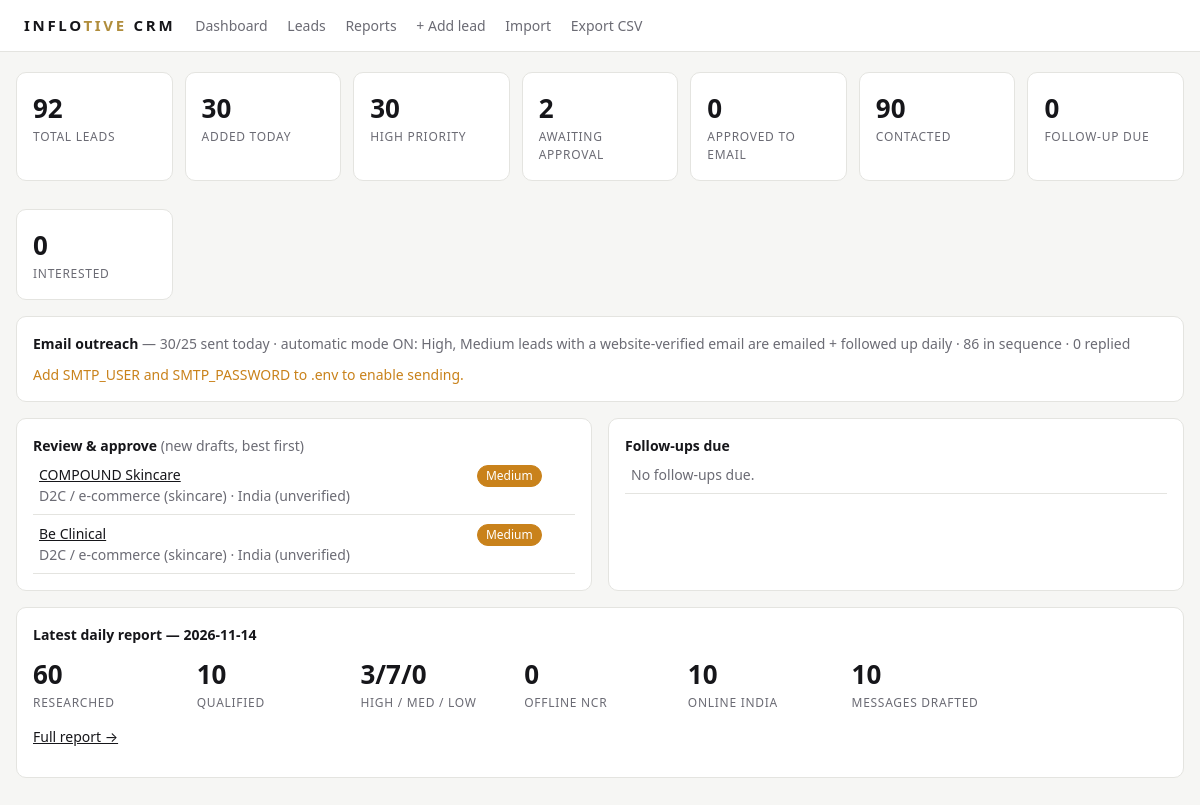
The page / on the database its author committed.
### tables this page shows
CREATE TABLE leads (
    id INTEGER PRIMARY KEY AUTOINCREMENT,
    lead_code TEXT UNIQUE,
    company_name TEXT NOT NULL,
    industry TEXT,
    city TEXT,
    opportunity_type TEXT,          -- 'Offline - Delhi NCR' or 'Online - India'
    website TEXT,
    domain TEXT,
    email TEXT,
    email_verified INTEGER DEFAULT 0,
    phone TEXT,
    phone_verified INTEGER DEFAULT 0,
    instagram TEXT,
    linkedin TEXT,
    founded TEXT,
    founded_verified INTEGER DEFAULT 0,
    description TEXT,
    digital_presence TEXT,
    marketing_opportunity TEXT,
    recommended_services TEXT,      -- JSON list
    reason_for_targeting TEXT,
    outreach_channel TEXT,
    priority TEXT,                  -- High / Medium / Low
    priority_reason TEXT,
    email_subject TEXT,
    email_body TEXT,
    linkedin_message TEXT,
    instagram_dm TEXT,
    whatsapp_message TEXT,
    sources TEXT,                   -- JSON list of URLs
    date_added TEXT,
    outreach_status TEXT DEFAULT 'New',
    email_approved INTEGER DEFAULT 0,
    last_contacted TEXT,
    follow_up_date TEXT,
    response_status TEXT DEFAULT 'No response',
    do_not_contact INTEGER DEFAULT 0,
    notes TEXT,
    name_key TEXT
, follow_up_1 TEXT, follow_up_2 TEXT, email_step INTEGER DEFAULT 0, first_email_date TEXT, last_message_id TEXT, whatsapp_due INTEGER DEFAULT 0);

### app.py (the view)
@app.route("/")
def dashboard():
    c = conn()
    db.refresh_follow_ups(c)
    c.commit()
    q = lambda sql, *a: c.execute(sql, a).fetchone()[0]
    kpi = {
        "total": q("SELECT COUNT(*) FROM leads"),
        "today": q("SELECT COUNT(*) FROM leads WHERE date_added = ?", date.today().isoformat()),
        "high": q("SELECT COUNT(*) FROM leads WHERE priority='High'"),
        "awaiting": q("SELECT COUNT(*) FROM leads WHERE outreach_status='New'"),
        "approved": q("SELECT COUNT(*) FROM leads WHERE outreach_status='Approved'"),
        "contacted": q("SELECT COUNT(*) FROM leads WHERE last_contacted IS NOT NULL"),
        "followup": q("SELECT COUNT(*) FROM leads WHERE outreach_status='Follow-up due'"),
        "interested": q("SELECT COUNT(*) FROM leads WHERE response_status IN ('Interested','Asked for details')"),
        "sent_today": outreach.sent_today(c),
        "limit": config.DAILY_EMAIL_LIMIT,
    }
    rep = c.execute("SELECT data FROM daily_reports ORDER BY run_date DESC LIMIT 1").fetchone()
    report = json.loads(rep["data"]) if rep else None
    follow = c.execute("""SELECT * FROM leads WHERE outreach_status='Follow-up due'
                          AND COALESCE(email_step,0) NOT IN (1,2)
                          ORDER BY follow_up_date LIMIT 15""").fetchall()
    whatsapp = c.execute("""SELECT * FROM leads WHERE whatsapp_due = 1
                            ORDER BY follow_up_date LIMIT 20""").fetchall()
    kpi["in_sequence"] = q("""SELECT COUNT(*) FROM leads WHERE email_step IN (1,2)
        AND do_not_contact=0 AND outreach_status IN ('Contacted','Follow-up due')""")
    kpi["replied"] = q("SELECT COUNT(*) FROM leads WHERE outreach_status='Replied'")
    newest = c.execute("""SELECT * FROM leads WHERE outreach_status='New'
        ORDER BY CASE priority WHEN 'High' THEN 0 WHEN 'Medium' THEN 1 ELSE 2 END, id DESC LIMIT 15""").fetchall()
    return render_template("dashboard.html", kpi=kpi, report=report, follow=follow, newest=newest,
                           whatsapp=whatsapp, auto=config.AUTO_SEND,
                           auto_pr=", ".join(config.AUTO_SEND_PRIORITIES),
                           smtp_ready=bool(config.SMTP_USER and config.SMTP_PASSWORD))

### app.py (called while the page is built)
def conn():
    db.init_db()
    return db.connect()

### db.py (called while the page is built)
def connect() -> sqlite3.Connection:
    config.DB_PATH.parent.mkdir(parents=True, exist_ok=True)
    conn = sqlite3.connect(config.DB_PATH)
    conn.row_factory = sqlite3.Row
    conn.execute("PRAGMA foreign_keys = ON")
    return conn

def init_db() -> None:
    with connect() as conn:
        conn.executescript(SCHEMA)
        have = {r["name"] for r in conn.execute("PRAGMA table_info(leads)")}
        for col, typ in NEW_COLUMNS.items():
            if col not in have:
                conn.execute(f"ALTER TABLE leads ADD COLUMN {col} {typ}")

def refresh_follow_ups(conn) -> int:
    cur = conn.execute(
        """UPDATE leads SET outreach_status = 'Follow-up due'
           WHERE outreach_status = 'Contacted' AND follow_up_date <= ?
             AND response_status IN ('No response', '') AND do_not_contact = 0""",
        (date.today().isoformat(),),
    )
    return cur.rowcount

### outreach.py (called while the page is built)
def sent_today(conn) -> int:
    return conn.execute(
        "SELECT COUNT(*) FROM activities WHERE kind IN ('email_sent','followup_sent') AND ts LIKE ?",
        (date.today().isoformat() + "%",)).fetchone()[0]

### templates/dashboard.html (shortened to what this page needs)
{% extends "base.html" %}{% block body %}
<div class="grid">
{% for k,l in [('total','Total leads'),('today','Added today'),('high','High priority'),('awaiting','Awaiting approval'),('approved','Approved to email'),('contacted','Contacted'),('followup','Follow-up due'),('interested','Interested')] %}
<div class="card kpi"><div class="n">{{ kpi[k] }}</div><div class="l">{{ l }}</div></div>
{% endfor %}
</div>
<div class="card">
<b>Email outreach</b> <span class="mute">— {{ kpi.sent_today }}/{{ kpi.limit }} sent today ·
{% if auto %}automatic mode ON: {{ auto_pr }} leads with a website-verified email are emailed + followed up daily{% else %}manual approval mode{% endif %}
· {{ kpi.in_sequence }} in sequence · {{ kpi.replied }} replied</span>
<form method="post" action="{{ url_for('send_approved') }}" style="margin-top:10px"
 onsubmit="return confirm('Send approved emails and due follow-ups now?')">
{% if smtp_ready %}<button>Send now (approved + due follow-ups)</button>
{% else %}<span class="warn">Add SMTP_USER and SMTP_PASSWORD to .env to enable sending.</span>{% endif %}
</form>
</div>
<div class="two">
<div class="card"><b>Review &amp; approve</b> <span class="mute">(new drafts, best first)</span>
<div class="tbl"><table>{% for l in newest %}<tr>
<td><a href="{{ url_for('lead', lead_id=l.id) }}">{{ l.company_name }}</a><div class="mute">{{ l.industry }} · {{ l.city }}</div></td>
<td><span class="pill {{ l.priority }}">{{ l.priority }}</span></td></tr>
{% else %}<tr><td class="mute">Nothing waiting.</td></tr>{% endfor %}</table></div></div>
<div class="card"><b>Follow-ups due</b>
<div class="tbl"><table>{% for l in follow %}<tr>
<td><a href="{{ url_for('lead', lead_id=l.id) }}">{{ l.company_name }}</a><div class="mute">last contact {{ l.last_contacted }}</div></td>
<td>{{ l.follow_up_date }}</td></tr>
{% else %}<tr><td class="mute">No follow-ups due.</td></tr>{% endfor %}</table></div></div>
</div>
{% if report %}
<div class="card"><b>Latest daily report — {{ report.run_date }}</b>
<div class="grid" style="margin-top:10px">
<div class="kpi"><div class="n">{{ report.companies_researched }}</div><div class="l">Researched</div></div>
<div class="kpi"><div class="n">{{ report.qualified_leads }}</div><div class="l">Qualified</div></div>
<div class="kpi"><div class="n">{{ report.high }}/{{ report.medium }}/{{ report.low }}</div><div class="l">High / Med / Low</div></div>
<div class="kpi"><div class="n">{{ report.offline_ncr_opportunities }}</div><div class="l">Offline NCR</div></div>
<div class="kpi"><div class="n">{{ report.online_opportunities }}</div><div class="l">Online India</div></div>
<div class="kpi"><div class="n">{{ report.messages_prepared }}</div><div class="l">Messages drafted</div></div>
</div>
<p><a href="{{ url_for('reports') }}">Full report →</a></p></div>
{% else %}
<div class="card mute">No report yet. Run <code>python run_daily.py</code> to research today's leads.</div>
{% endif %}
{% endblock %}

### templates/base.html (style rules this page uses)
:root { --bg:#f6f6f4;--card:#fff;--ink:#16161a;--mute:#6b6b74;--line:#e4e4e0;--accent:#111;--gold:#b08d3c; --hi:#c0392b;--md:#c9821b;--lo:#7a7a85;--ok:#1f8a4c }
* { box-sizing:border-box }
body { margin:0;font:14px/1.5 system-ui,-apple-system,Segoe UI,sans-serif;background:var(--bg);color:var(--ink) }
.card { background:var(--card);border:1px solid var(--line);border-radius:10px;padding:16px;margin-bottom:16px }
.grid { display:grid;grid-template-columns:repeat(auto-fill,minmax(150px,1fr));gap:12px }
.kpi .n { font-size:26px;font-weight:650 }
.kpi .l { color:var(--mute);font-size:12px;text-transform:uppercase;letter-spacing:.06em }
table { width:100%;border-collapse:collapse }
th,td { padding:8px 6px;border-bottom:1px solid var(--line);text-align:left;vertical-align:top }
a { color:inherit }
.mute { color:var(--mute) }
.tbl { overflow-x:auto }
.pill { display:inline-block;padding:1px 8px;border-radius:99px;font-size:12px;border:1px solid var(--line);white-space:nowrap }
.Medium { color:#fff;background:var(--md);border-color:var(--md) }
.two { display:grid;grid-template-columns:1fr 1fr;gap:16px }
.warn { color:var(--md) }

### rows shown on the page
leads: company_name "COMPOUND Skincare", industry "D2C / e-commerce (skincare)", city "India (unverified)", priority "Medium"
leads: company_name "Be Clinical", industry "D2C / e-commerce (skincare)", city "India (unverified)", priority "Medium"

### other values the page prints
{{ kpi[k] }} "92" "30" "30" "2" "0" "90" "0" "0"
{{ l }} "TOTAL LEADS" "ADDED TODAY" "HIGH PRIORITY" "AWAITING APPROVAL" "APPROVED TO EMAIL" "CONTACTED" "FOLLOW-UP DUE" "INTERESTED"
{{ kpi.sent_today }} "30"
{{ kpi.limit }} "25"
{{ auto_pr }} "High, Medium"
{{ kpi.in_sequence }} "86"
{{ kpi.replied }} "0"
{{ report.run_date }} "2026-11-14"
{{ report.companies_researched }} "60"
{{ report.qualified_leads }} "10"
{{ report.high }} "3"
{{ report.medium }} "7"
{{ report.low }} "0"
{{ report.offline_ncr_opportunities }} "0"
{{ report.online_opportunities }} "10"
